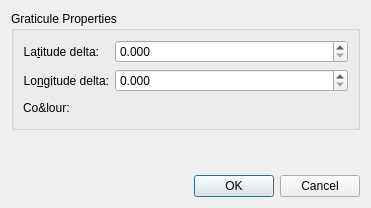
<?xml version="1.0" encoding="UTF-8"?>
<ui version="4.0">
 <class>ConfigureGraticulesDialog</class>
 <widget class="QDialog" name="ConfigureGraticulesDialog">
  <property name="geometry">
   <rect>
    <x>0</x>
    <y>0</y>
    <width>371</width>
    <height>208</height>
   </rect>
  </property>
  <property name="windowTitle">
   <string>Configure Graticules</string>
  </property>
  <property name="windowIcon">
   <iconset resource="../qt-resources/qt_widgets.qrc">
    <normaloff>:/GPlates-icon-160x160-opaque.png</normaloff>:/GPlates-icon-160x160-opaque.png</iconset>
  </property>
  <property name="modal">
   <bool>true</bool>
  </property>
  <layout class="QVBoxLayout" name="verticalLayout">
   <item>
    <widget class="QGroupBox" name="graticule_properties_groupbox">
     <property name="title">
      <string>Graticule Properties</string>
     </property>
     <layout class="QFormLayout" name="formLayout">
      <item row="0" column="0">
       <widget class="QLabel" name="latitude_delta_label">
        <property name="text">
         <string>La&amp;titude delta:</string>
        </property>
        <property name="alignment">
         <set>Qt::AlignRight|Qt::AlignTrailing|Qt::AlignVCenter</set>
        </property>
        <property name="buddy">
         <cstring>latitude_delta_spinbox</cstring>
        </property>
       </widget>
      </item>
      <item row="0" column="1">
       <widget class="QDoubleSpinBox" name="latitude_delta_spinbox">
        <property name="decimals">
         <number>3</number>
        </property>
        <property name="minimum">
         <double>0.000000000000000</double>
        </property>
        <property name="maximum">
         <double>180.000000000000000</double>
        </property>
       </widget>
      </item>
      <item row="1" column="0">
       <widget class="QLabel" name="longitude_delta_label">
        <property name="text">
         <string>Lo&amp;ngitude delta:</string>
        </property>
        <property name="alignment">
         <set>Qt::AlignRight|Qt::AlignTrailing|Qt::AlignVCenter</set>
        </property>
        <property name="buddy">
         <cstring>longitude_delta_spinbox</cstring>
        </property>
       </widget>
      </item>
      <item row="1" column="1">
       <widget class="QDoubleSpinBox" name="longitude_delta_spinbox">
        <property name="decimals">
         <number>3</number>
        </property>
        <property name="minimum">
         <double>0.000000000000000</double>
        </property>
        <property name="maximum">
         <double>360.000000000000000</double>
        </property>
       </widget>
      </item>
      <item row="2" column="0">
       <widget class="QLabel" name="colour_label">
        <property name="text">
         <string>Co&amp;lour:</string>
        </property>
       </widget>
      </item>
      <item row="2" column="1">
       <widget class="QWidget" name="widget" native="true">
        <layout class="QHBoxLayout" name="horizontalLayout">
         <property name="spacing">
          <number>0</number>
         </property>
         <property name="margin">
          <number>0</number>
         </property>
         <item>
          <widget class="QWidget" name="colour_button_placeholder_widget" native="true"/>
         </item>
         <item>
          <spacer name="horizontalSpacer">
           <property name="orientation">
            <enum>Qt::Horizontal</enum>
           </property>
           <property name="sizeHint" stdset="0">
            <size>
             <width>203</width>
             <height>20</height>
            </size>
           </property>
          </spacer>
         </item>
        </layout>
       </widget>
      </item>
     </layout>
    </widget>
   </item>
   <item>
    <spacer name="verticalSpacer">
     <property name="orientation">
      <enum>Qt::Vertical</enum>
     </property>
     <property name="sizeHint" stdset="0">
      <size>
       <width>20</width>
       <height>15</height>
      </size>
     </property>
    </spacer>
   </item>
   <item>
    <widget class="QDialogButtonBox" name="main_buttonbox">
     <property name="standardButtons">
      <set>QDialogButtonBox::Cancel|QDialogButtonBox::Ok</set>
     </property>
    </widget>
   </item>
  </layout>
 </widget>
 <tabstops>
  <tabstop>latitude_delta_spinbox</tabstop>
  <tabstop>longitude_delta_spinbox</tabstop>
 </tabstops>
 <resources>
  <include location="../qt-resources/qt_widgets.qrc"/>
 </resources>
 <connections/>
</ui>
